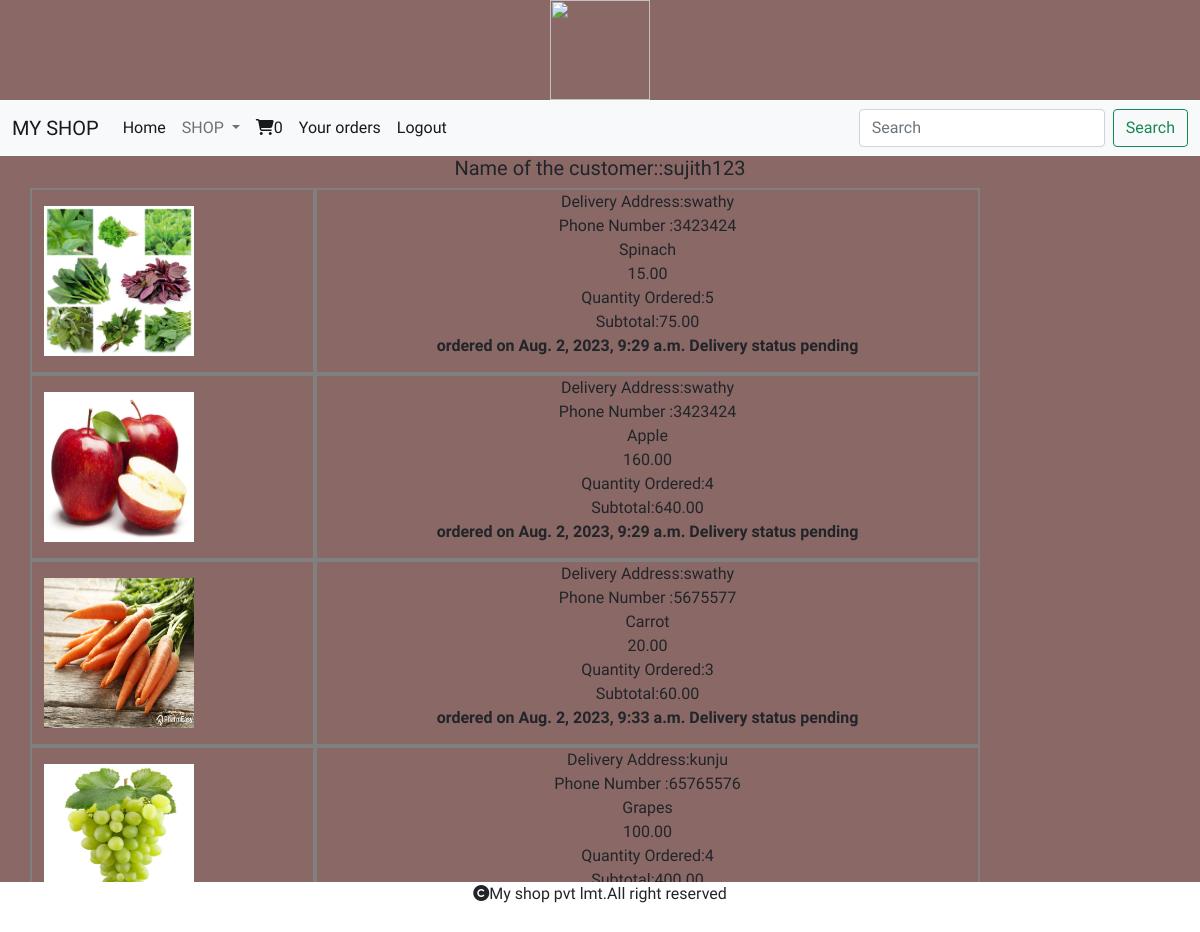
The page /cart/orderview (signed in) on the database its author committed.
### cart/models.py (models this page shows, shortened)
class Order(models.Model):
    user=models.ForeignKey(User,on_delete=models.CASCADE)
    product=models.ForeignKey(Product,on_delete=models.CASCADE)
    address=models.TextField()
    phone=models.CharField(max_length=100)
    order_status=models.CharField(max_length=30,default="pending")
    delivery_status=models.CharField(max_length=30,default="pending")
    noofitems=models.IntegerField()
    date_added=models.DateTimeField(auto_now_add=True)
    def subtotal(self):
        return self.noofitems * self.product.price

### shop/models.py (models this page shows, shortened)
class Product(models.Model):
    name = models.CharField(max_length=250,unique=True)
    slug = models.SlugField(max_length=250, unique=True)
    description = models.TextField(max_length=250, unique=True)
    image = models.ImageField(upload_to='shop/product',null=True,blank=True)
    price = models.DecimalField(max_digits=10,decimal_places=2)
    category = models.ForeignKey(Category,on_delete=models.CASCADE)
    stock = models.IntegerField()
    available = models.BooleanField(default=True)
    Created = models.DateTimeField(auto_now_add=True)
    updated = models.DateTimeField(auto_now=True)

### cart/views.py (the view)
# urls.py: path('orderview', views.orderview, name="orderview"),
@login_required()
def orderview(request):
    u=request.user
    o=Order.objects.filter(user=u,order_status="paid")
    return render(request,'orderview.html',{'o':o,'u':u.username})

### cart/context_processors.py (called while the page is built)
def counter(request):
    item_count=0
    if request.user.is_authenticated:
        user=request.user
        try:
            cart=Cart.objects.filter(user=user)
            for i in cart:
                item_count+=i.quantity
        except Cart.DoesNotExist:
            item_count=0
    return {'count':item_count}

### shop/context_processors.py (called while the page is built)
def menu_links(request):
    c=Category.objects.all()
    return{'links':c}

### templates/orderview.html
{% extends 'base.html' %}
{% load static %}
{% block content %}
<div class="container">
  <div class="row">
    <h5 class="text-center">Name of the customer::{{u}}</h5>
  {% for i in o %}
  <div class="col-sm-3 py-3" style="border:2px solid grey">
    <img src="{{i.product.image.url}}" height="150px" width="150px"></center>
  </div>
    <div class="col-sm-7 text-center" style="border:2px solid grey">
      Delivery Address:{{i.address}}</br>
      Phone Number :{{i.phone}}</br>
      {{i.product.name}}</br>
      {{i.product.price}}</br>
      Quantity Ordered:{{i.noofitems}}</br>
      Subtotal:{{i.subtotal}}</br>
      <strong class="text_primary">ordered on {{i.date_added}}</strong>
      <strong class="text_success">Delivery status {{i.delivery_status}}</strong>
    </div>
    {% endfor %}
</div>
</div>
{% endblock %}

### templates/base.html (shortened to what this page needs)
<!DOCTYPE html>
{% load static %}
<html lang="en">
<head>
    <link href="https://cdn.jsdelivr.net/npm/bootstrap@5.0.2/dist/css/bootstrap.min.css" rel="stylesheet">
    <link rel="stylesheet" href="{% static 'css/custom.css' %}">
    <link rel="stylesheet" href="https://cdnjs.cloudflare.com/ajax/libs/font-awesome/6.4.0/css/all.min.css" />
</head>
<body>
<div class="container-fluid">
    <center>
        <img src="{% static 'images/logo.jpg' %}" height="100px" width="100px">
    </center>
</div>
<nav class="navbar navbar-expand-lg navbar-light bg-light">
  <div class="container-fluid">
    <a class="navbar-brand" href="#">MY SHOP</a>
    <div class="collapse navbar-collapse" id="navbarSupportedContent">
      <ul class="navbar-nav me-auto mb-2 mb-lg-0">
        <li class="nav-item">
          <a class="nav-link active" aria-current="page" href="#">Home</a>
        </li>
        <li class="nav-item dropdown">
          <a class="nav-link dropdown-toggle" href="#" id="navbarDropdown" role="button" data-bs-toggle="dropdown" aria-expanded="false">
            SHOP
          </a>
        </li>
            {% if user.is_authenticated %}
          {% if user.username != 'admin' %}
          <li class="nav-item">
          <a class="nav-link active" aria-current="page" href="{% url 'cart:cartview' %}"><i class="fa-solid fa-cart-shopping"></i>{{count}}</a>
        </li>
           <li class="nav-item">
          <a class="nav-link active" aria-current="page" href="{% url 'cart:orderview' %}">Your orders</a>
        </li>
          {% endif %}
          <li class="nav-item">
          <a class="nav-link active" aria-current="page" href="{% url 'shop:logout' %}">Logout</a>
        </li>
        {% endif %}
      </ul>
      <form method="POST" class="d-flex" action="{% url 'search:searchresults' %}">
        <input class="form-control me-2" type="search" name="q" placeholder="Search" aria-label="Search">
        <button class="btn btn-outline-success" type="submit">Search</button>
      </form>
    </div>
  </div>
</nav>
{% block content %}
{% endblock %}
<footer>
    <div class="footer">
        <p><i class="fa-solid fa-copyright"></i>My shop pvt lmt.All right reserved</p>
    </div>
</footer>
</body>
</html>

### static/css/custom.css (style rules this page uses)
body { background-color:#8a6866; font-family: 'Lilita One', cursive; }
.footer { height:50px; width:100%; background-color:white; text-align:center; position:fixed; bottom:0; left:0; }

### rows shown on the page
Order: product.image (picture), address "swathy", phone "3423424", product.name "Spinach", product.price "15.00", noofitems "5", subtotal "75.00", date_added "Aug. 2, 2023, 9:29 a.m.", delivery_status "pending"
Order: product.image (picture), address "swathy", phone "3423424", product.name "Apple", product.price "160.00", noofitems "4", subtotal "640.00", date_added "Aug. 2, 2023, 9:29 a.m.", delivery_status "pending"
Order: product.image (picture), address "swathy", phone "5675577", product.name "Carrot", product.price "20.00", noofitems "3", subtotal "60.00", date_added "Aug. 2, 2023, 9:33 a.m.", delivery_status "pending"
Order: product.image (picture), address "kunju", phone "65765576", product.name "Grapes", product.price "100.00", noofitems "4", subtotal "400.00"

### other values the page prints
{{ count }} "0"
{{ u }} "sujith123"
